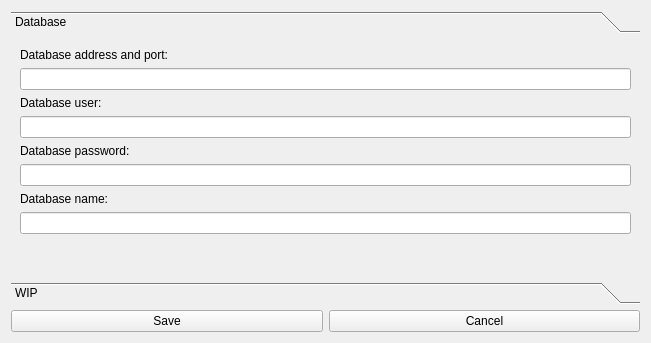
<?xml version="1.0" encoding="UTF-8"?>
<ui version="4.0">
 <class>ConfigurationWindow</class>
 <widget class="QWidget" name="ConfigurationWindow">
  <property name="geometry">
   <rect>
    <x>0</x>
    <y>0</y>
    <width>651</width>
    <height>343</height>
   </rect>
  </property>
  <property name="windowTitle">
   <string>SkiRent - configuration</string>
  </property>
  <layout class="QGridLayout" name="gridLayout">
   <item row="0" column="0">
    <widget class="QToolBox" name="toolBox">
     <property name="enabled">
      <bool>true</bool>
     </property>
     <property name="currentIndex">
      <number>0</number>
     </property>
     <widget class="QWidget" name="page">
      <property name="geometry">
       <rect>
        <x>0</x>
        <y>0</y>
        <width>633</width>
        <height>236</height>
       </rect>
      </property>
      <attribute name="label">
       <string>Database</string>
      </attribute>
      <layout class="QGridLayout" name="gridLayout_2">
       <item row="0" column="0">
        <layout class="QVBoxLayout" name="verticalLayout">
         <item>
          <widget class="QLabel" name="label">
           <property name="text">
            <string>Database address and port:</string>
           </property>
          </widget>
         </item>
         <item>
          <widget class="QLineEdit" name="databaseUri"/>
         </item>
         <item>
          <widget class="QLabel" name="label_2">
           <property name="text">
            <string>Database user:</string>
           </property>
          </widget>
         </item>
         <item>
          <widget class="QLineEdit" name="databaseUserEdit"/>
         </item>
         <item>
          <widget class="QLabel" name="label_3">
           <property name="text">
            <string>Database password:</string>
           </property>
          </widget>
         </item>
         <item>
          <widget class="QLineEdit" name="databasePasswordEdit">
           <property name="inputMask">
            <string/>
           </property>
           <property name="echoMode">
            <enum>QLineEdit::Password</enum>
           </property>
          </widget>
         </item>
         <item>
          <widget class="QLabel" name="label_4">
           <property name="text">
            <string>Database name:</string>
           </property>
          </widget>
         </item>
         <item>
          <widget class="QLineEdit" name="databaseNameEdit"/>
         </item>
         <item>
          <spacer name="verticalSpacer">
           <property name="orientation">
            <enum>Qt::Vertical</enum>
           </property>
           <property name="sizeHint" stdset="0">
            <size>
             <width>20</width>
             <height>40</height>
            </size>
           </property>
          </spacer>
         </item>
        </layout>
       </item>
      </layout>
     </widget>
     <widget class="QWidget" name="page_2">
      <property name="enabled">
       <bool>false</bool>
      </property>
      <property name="geometry">
       <rect>
        <x>0</x>
        <y>0</y>
        <width>633</width>
        <height>236</height>
       </rect>
      </property>
      <attribute name="label">
       <string>WIP</string>
      </attribute>
     </widget>
    </widget>
   </item>
   <item row="3" column="0">
    <layout class="QHBoxLayout" name="horizontalLayout">
     <item>
      <widget class="QPushButton" name="saveButton">
       <property name="text">
        <string>Save</string>
       </property>
      </widget>
     </item>
     <item>
      <widget class="QPushButton" name="cancelButton">
       <property name="text">
        <string>Cancel</string>
       </property>
      </widget>
     </item>
    </layout>
   </item>
  </layout>
 </widget>
 <resources/>
 <connections/>
</ui>
